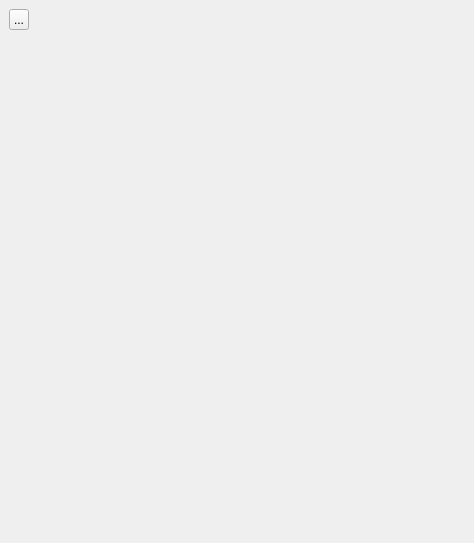
<?xml version="1.0" encoding="UTF-8"?>
<ui version="4.0">
 <class>SPMView</class>
 <widget class="QDockWidget" name="SPMView">
  <property name="geometry">
   <rect>
    <x>0</x>
    <y>0</y>
    <width>474</width>
    <height>543</height>
   </rect>
  </property>
  <property name="sizePolicy">
   <sizepolicy hsizetype="Preferred" vsizetype="Preferred">
    <horstretch>0</horstretch>
    <verstretch>0</verstretch>
   </sizepolicy>
  </property>
  <property name="minimumSize">
   <size>
    <width>456</width>
    <height>90</height>
   </size>
  </property>
  <property name="windowTitle">
   <string>Scatterplot Matrix </string>
  </property>
  <widget class="QWidget" name="dockWidgetContents">
   <layout class="QHBoxLayout" name="horizontalLayout_2">
    <item>
     <widget class="QWidget" name="featureContainer" native="true">
      <property name="sizePolicy">
       <sizepolicy hsizetype="Minimum" vsizetype="Expanding">
        <horstretch>0</horstretch>
        <verstretch>0</verstretch>
       </sizepolicy>
      </property>
      <property name="maximumSize">
       <size>
        <width>250</width>
        <height>16777215</height>
       </size>
      </property>
      <layout class="QVBoxLayout" name="verticalLayout">
       <property name="leftMargin">
        <number>0</number>
       </property>
       <property name="topMargin">
        <number>0</number>
       </property>
       <property name="rightMargin">
        <number>0</number>
       </property>
       <item>
        <widget class="QToolButton" name="tbSettings">
         <property name="sizePolicy">
          <sizepolicy hsizetype="Ignored" vsizetype="Fixed">
           <horstretch>0</horstretch>
           <verstretch>0</verstretch>
          </sizepolicy>
         </property>
         <property name="text">
          <string>...</string>
         </property>
         <property name="icon">
          <iconset resource="../../core/open_iA.qrc">
           <normaloff>:/images/settings.png</normaloff>:/images/settings.png</iconset>
         </property>
         <property name="checkable">
          <bool>false</bool>
         </property>
        </widget>
       </item>
       <item>
        <spacer name="verticalSpacer">
         <property name="orientation">
          <enum>Qt::Vertical</enum>
         </property>
         <property name="sizeHint" stdset="0">
          <size>
           <width>20</width>
           <height>541</height>
          </size>
         </property>
        </spacer>
       </item>
      </layout>
     </widget>
    </item>
    <item>
     <layout class="QVBoxLayout" name="verticalLayout_2">
      <item>
       <widget class="QWidget" name="SPLOMWidget" native="true">
        <property name="sizePolicy">
         <sizepolicy hsizetype="Expanding" vsizetype="Expanding">
          <horstretch>0</horstretch>
          <verstretch>0</verstretch>
         </sizepolicy>
        </property>
        <property name="minimumSize">
         <size>
          <width>400</width>
          <height>0</height>
         </size>
        </property>
       </widget>
      </item>
      <item>
       <layout class="QHBoxLayout" name="horizontalLayout" stretch="0,1,0">
        <item>
         <spacer name="horizontalSpacer">
          <property name="orientation">
           <enum>Qt::Horizontal</enum>
          </property>
          <property name="sizeHint" stdset="0">
           <size>
            <width>40</width>
            <height>20</height>
           </size>
          </property>
         </spacer>
        </item>
        <item>
         <widget class="QWidget" name="scalarBarWidget" native="true">
          <property name="sizePolicy">
           <sizepolicy hsizetype="Preferred" vsizetype="Preferred">
            <horstretch>0</horstretch>
            <verstretch>0</verstretch>
           </sizepolicy>
          </property>
          <property name="minimumSize">
           <size>
            <width>200</width>
            <height>40</height>
           </size>
          </property>
          <property name="maximumSize">
           <size>
            <width>300</width>
            <height>40</height>
           </size>
          </property>
         </widget>
        </item>
        <item>
         <spacer name="horizontalSpacer_2">
          <property name="orientation">
           <enum>Qt::Horizontal</enum>
          </property>
          <property name="sizeHint" stdset="0">
           <size>
            <width>40</width>
            <height>20</height>
           </size>
          </property>
         </spacer>
        </item>
       </layout>
      </item>
     </layout>
    </item>
   </layout>
  </widget>
 </widget>
 <resources>
  <include location="../../core/open_iA.qrc"/>
 </resources>
 <connections/>
</ui>
